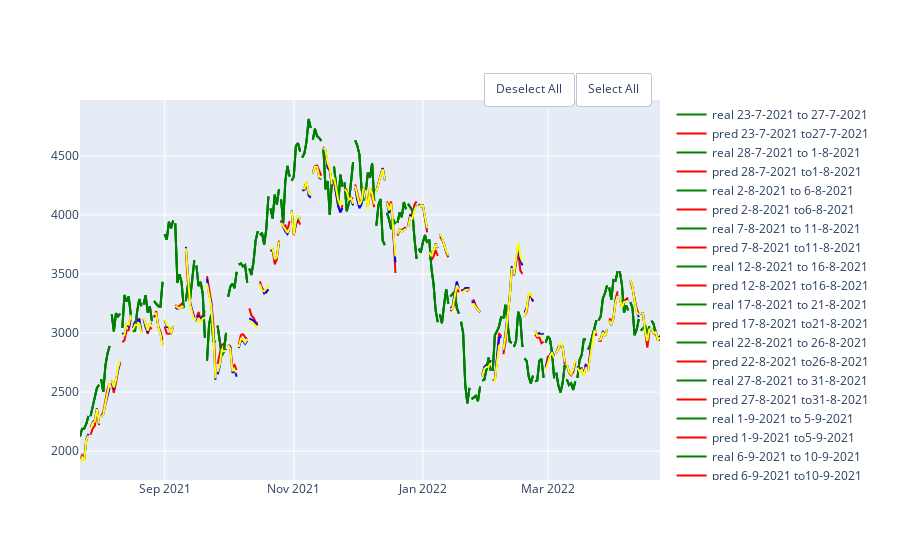

Notebook cell for this chart:
### Code cell
rf_10 = RandomForestRegressor(random_state=10,criterion='mse', max_depth=20, max_features='sqrt', n_estimators=50)
rf_20 = RandomForestRegressor(random_state=10,criterion='mse', max_depth=20, max_features='sqrt',n_estimators=100)
rf_30 = RandomForestRegressor(random_state=10,criterion='mse', max_depth=20,max_features='sqrt', n_estimators=150)
df = pd.DataFrame(columns = ['MAE', 'MSE','RMSE', 'R2'], index = ['50','100', '150'])
show_results(df, df_eth,'close',100,5,rf_10, rf_20,rf_30)
